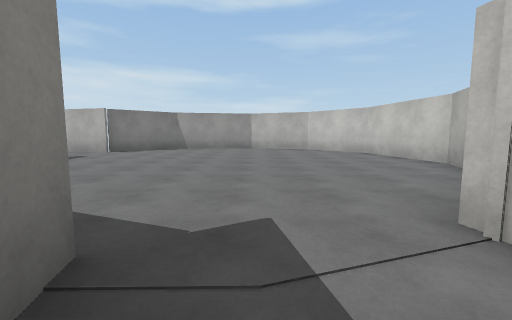
[1] (above)

14 first-person views from a walk through a Unity game level. The camera is 1.3 m above the floor, tilts 6° down and sees 90° across. The floor is counted in squares, 2 m on a side. Each view is taken from the middle of a square. On the plan, view 1 faces up. The plan holds only what a view shows up to about 9 squares ahead; the rest is blank. Surface patterns are stand-ins for the level's own textures.

[2]
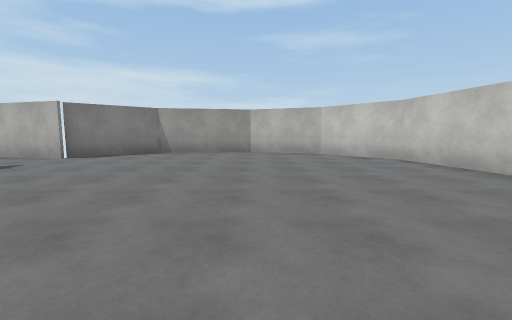

[3]
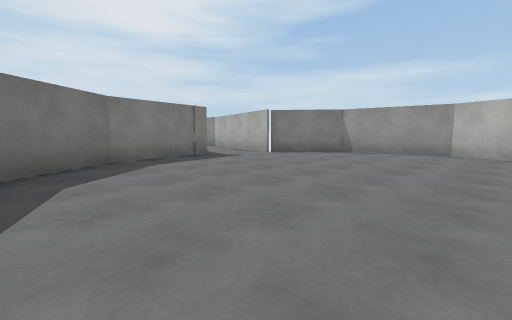

[4]
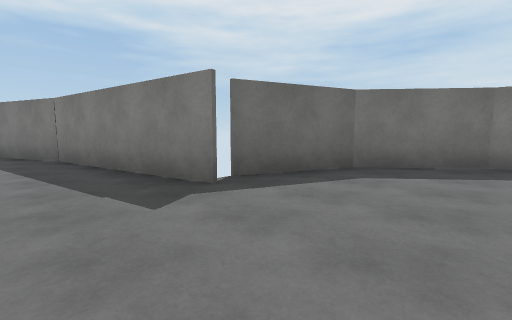

[5]
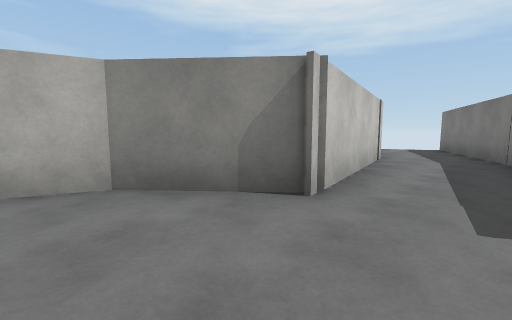

[6]
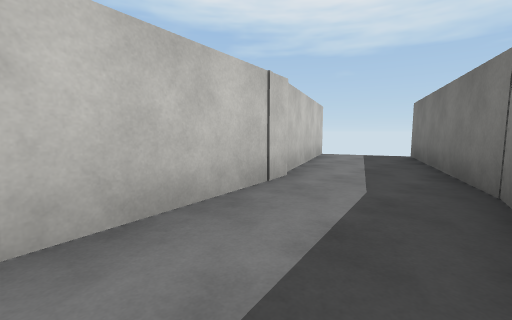

[7]
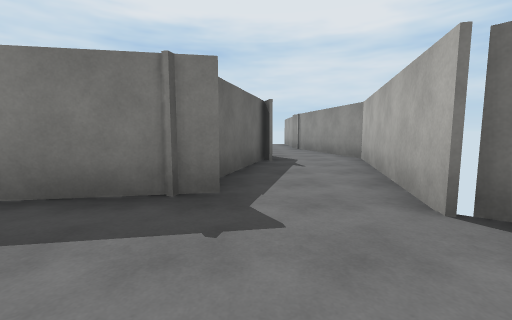

[8]
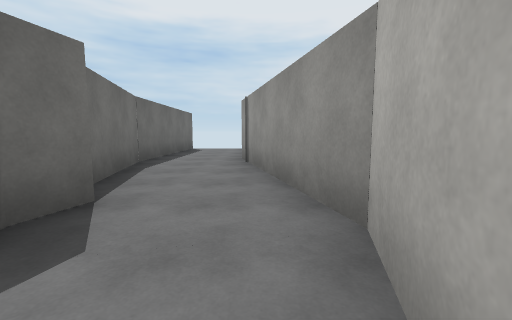

[9]
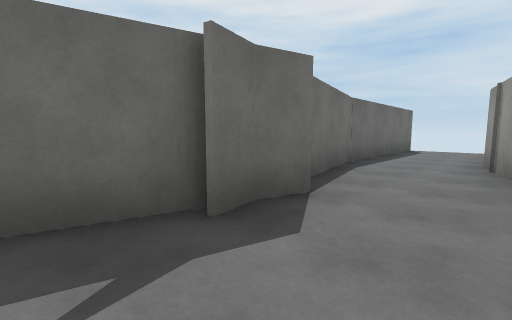

[10]
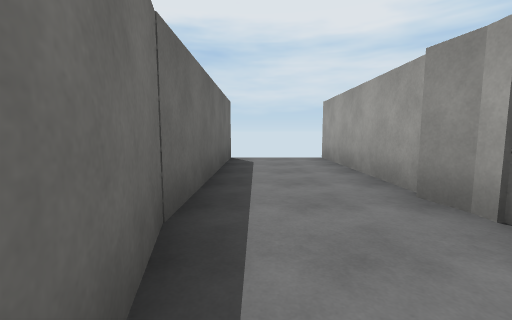

[11]
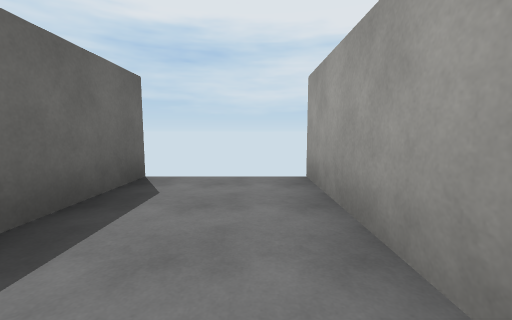

[12]
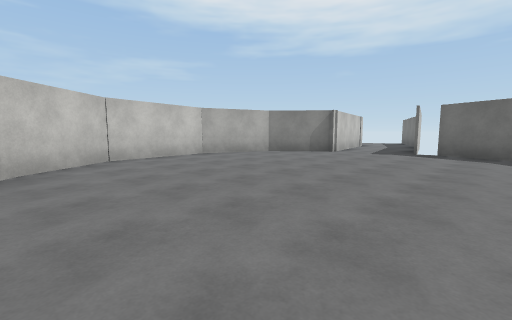

[13]
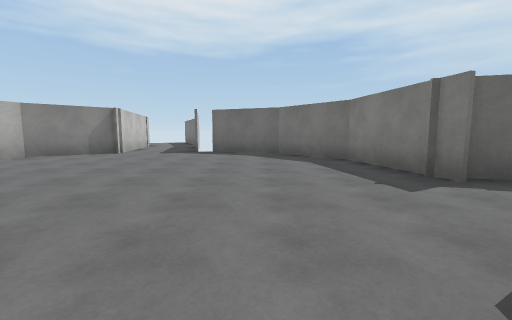

[14]
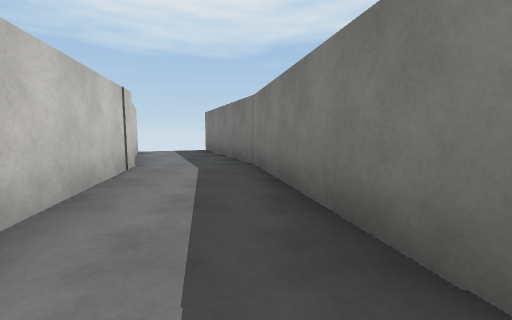

### Floor plan
Points are (right, up) in squares from view 1. A wall is a line through its corners. A room is listed if a view was taken in it or the views show most of it. See-through windows are left out.
Room 1 (views 1, 2, 3, 4, 5, 6, 7, 8, 9, 10, 11, 12, 13, 14)
walls: (-5.8, 6.7) (-5.3, 3.7) (-3.7, 1.9) (-1.5, 1); (-4.9, 8.5) (-9.7, 9.8) (-14.6, 8.6); (-0.9, 1.3) (0.1, -3.6); (-9.8, 7.2) (-9.1, 7.4); (-10.4, 7.5) (-6.1, 6.3); (0, -3.4) (2, -8.1); (2.5, -3.2) (1.5, 1.6) (3.2, 3.1) (4.1, 5.4) (3.6, 8.3) (2, 10) (-0.2, 10.9) (-3.2, 10.3) (-5, 8.7); (-13.9, 6.3) (-11.1, 6.9); (-13.8, 8.8) (-18.9, 8.8); (4.2, -7.2) (2.2, -2.4); (-18.9, 6.3) (-13.8, 6.3)
ways out: gap at (2, -8); gap at (4, -7)

Where each view was taken, in squares from view 1:
view 1: 0 up, 0 right, facing up
view 2: 2 up, 0 right, facing up
view 3: 2 up, 1 right, facing up-left
view 4: 4 up, 1 right, facing down-left
view 5: 4 up, 0 right, facing down-right
view 6: 0 up, 0 right, facing down-right
view 7: 7 up, 3 left, facing left
view 8: 9 up, 8 left, facing left
view 9: 9 up, 8 left, facing down-left
view 10: 7 up, 12 left, facing left
view 11: 8 up, 15 left, facing left
view 12: 10 up, 3 left, facing down-right
view 13: 10 up, 3 left, facing down
view 14: 2 up, 0 right, facing down
